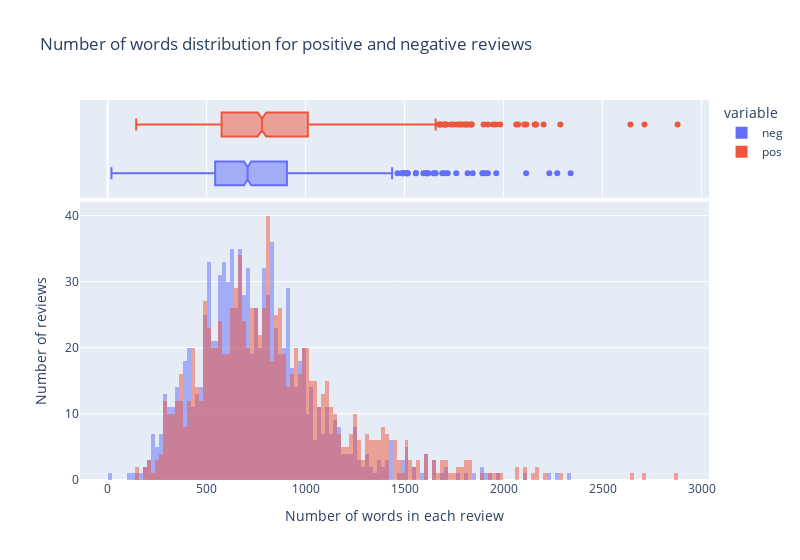

The notebook cell saved with this chart:
### Markdown cell above
### 1.2.2 Reviews length analysis

### Code cell
def plot_histogram(neg_dataframe, pos_dataframe, number_bins):
    """
    Plot the distribution of the review length both for positive and negative reviews. This allows to compare them and to see if one polarity has a higher number of words per review than the other polarity
    :param neg_dataframe: dataframe containing the negative reviews
    :param pos_dataframe: dataframe containing the positive reviews
    :param number_bins: number of bins wanted in the final plot
    :return:
    """
    # Merge the required data from the two dataframe and plot a histogram for both the positive and negative reviews.
    # The single histograms can be visualized interacting with the chart under the legend 'variable'
    temp = pd.DataFrame()
    temp["neg"] = neg_dataframe['# Words']
    temp["pos"] = pos_dataframe['# Words']
    fig = px.histogram(temp, nbins=number_bins, barmode='overlay', labels={'value':'Number of words in each review'}, title='Number of words distribution for positive and negative reviews', marginal='box', template="plotly", width=800).update_layout(yaxis={"title": "Number of reviews"})
    fig.show()
# ["plotly", "plotly_white", "plotly_dark", "ggplot2", "seaborn", "simple_white", "none"]
plot_histogram(negative_reviews_dataframe, positive_reviews_dataframe, 250)

### Figure 1 — Plotly figure (JSON) as saved in the notebook; plotly's stock layout.template omitted (floating-point values rounded to 4 significant figures; data arrays with more than 128 entries replaced by an {"elided": "..."} marker saying what was removed)
{"data": [{"alignmentgroup": "True", "bingroup": "x", "hovertemplate": "variable=neg<br>Number of words in each review=%{x}<br>count=%{y}<extra></extra>", "legendgroup": "neg", "marker": {"color": "#636efa", "opacity": 0.5, "pattern": {"shape": ""}}, "name": "neg", "nbinsx": 250, "offsetgroup": "neg", "orientation": "v", "showlegend": true, "x": {"elided": "1000 int values"}, "xaxis": "x", "yaxis": "y", "type": "histogram"}, {"alignmentgroup": "True", "hovertemplate": "variable=neg<br>Number of words in each review=%{x}<extra></extra>", "legendgroup": "neg", "marker": {"color": "#636efa"}, "name": "neg", "notched": true, "offsetgroup": "neg", "showlegend": false, "x": {"elided": "1000 int values"}, "xaxis": "x2", "yaxis": "y2", "type": "box"}, {"alignmentgroup": "True", "bingroup": "x", "hovertemplate": "variable=pos<br>Number of words in each review=%{x}<br>count=%{y}<extra></extra>", "legendgroup": "pos", "marker": {"color": "#EF553B", "opacity": 0.5, "pattern": {"shape": ""}}, "name": "pos", "nbinsx": 250, "offsetgroup": "pos", "orientation": "v", "showlegend": true, "x": {"elided": "1000 int values"}, "xaxis": "x", "yaxis": "y", "type": "histogram"}, {"alignmentgroup": "True", "hovertemplate": "variable=pos<br>Number of words in each review=%{x}<extra></extra>", "legendgroup": "pos", "marker": {"color": "#EF553B"}, "name": "pos", "notched": true, "offsetgroup": "pos", "showlegend": false, "x": {"elided": "1000 int values"}, "xaxis": "x2", "yaxis": "y2", "type": "box"}], "layout": {"xaxis": {"anchor": "y", "domain": [0.0, 1.0], "title": {"text": "Number of words in each review"}}, "yaxis": {"anchor": "x", "domain": [0.0, 0.7326], "title": {"text": "Number of reviews"}}, "xaxis2": {"anchor": "y2", "domain": [0.0, 1.0], "matches": "x", "showticklabels": false, "showgrid": true}, "yaxis2": {"anchor": "x2", "domain": [0.7426, 1.0], "matches": "y2", "showticklabels": false, "showline": false, "ticks": "", "showgrid": false}, "legend": {"title": {"text": "variable"}, "tracegroupgap": 0}, "title": {"text": "Number of words distribution for positive and negative reviews"}, "barmode": "overlay", "width": 800}}
